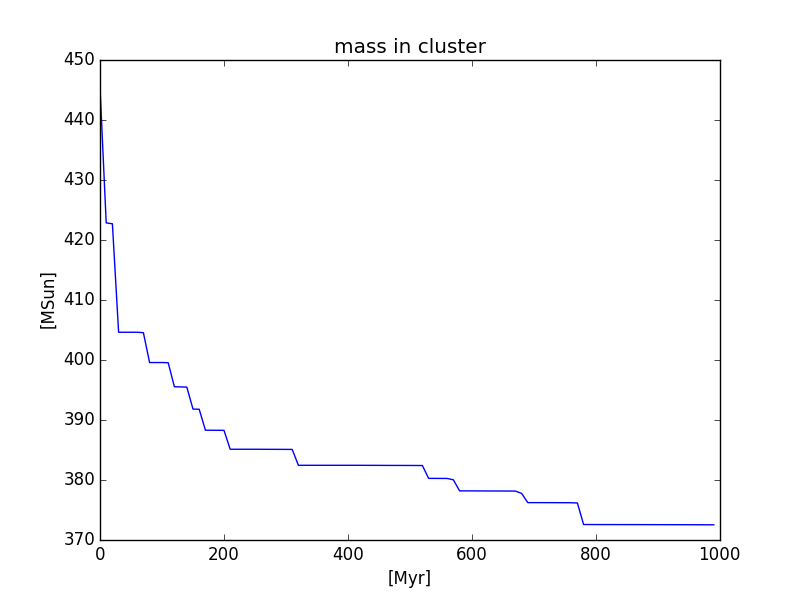

Source code (Python):
import pickle

from amuse.units import units

from matplotlib import pyplot
from amuse.plot import xlabel, ylabel, plot


data = pickle.load(open("assignment2b.dat"))

masses = data['mass_at_time']
initial_mass = data['initial_total_mass']
times = data['times']
mass_fractions = [m/initial_mass for m in masses]

pyplot.figure(figsize = (8, 6))
plot(times, masses)
pyplot.title("mass in cluster")
pyplot.savefig("mass_over_time")
pyplot.close()

pyplot.figure(figsize = (8, 6))
plot(times, mass_fractions)
pyplot.title("fraction of initial mass in cluster")
pyplot.ylabel("mass fraction")
pyplot.savefig("massfraction_over_time")
pyplot.close()
